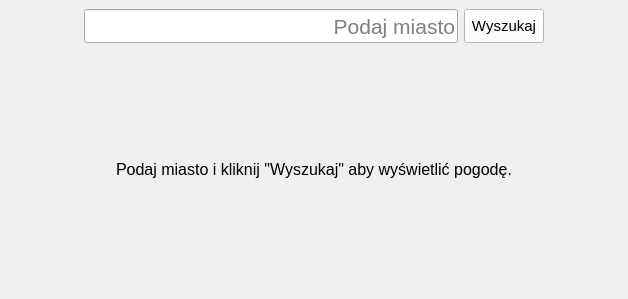
<?xml version="1.0" encoding="UTF-8"?>
<ui version="4.0">
 <class>MainWindow</class>
 <widget class="QMainWindow" name="MainWindow">
  <property name="geometry">
   <rect>
    <x>0</x>
    <y>0</y>
    <width>628</width>
    <height>299</height>
   </rect>
  </property>
  <property name="sizePolicy">
   <sizepolicy hsizetype="Expanding" vsizetype="Expanding">
    <horstretch>0</horstretch>
    <verstretch>0</verstretch>
   </sizepolicy>
  </property>
  <property name="minimumSize">
   <size>
    <width>0</width>
    <height>0</height>
   </size>
  </property>
  <property name="maximumSize">
   <size>
    <width>10000000</width>
    <height>10000000</height>
   </size>
  </property>
  <property name="windowTitle">
   <string>MainWindow</string>
  </property>
  <widget class="QWidget" name="centralwidget">
   <property name="sizePolicy">
    <sizepolicy hsizetype="Expanding" vsizetype="Expanding">
     <horstretch>1</horstretch>
     <verstretch>1</verstretch>
    </sizepolicy>
   </property>
   <property name="minimumSize">
    <size>
     <width>0</width>
     <height>0</height>
    </size>
   </property>
   <property name="maximumSize">
    <size>
     <width>10000000</width>
     <height>10000000</height>
    </size>
   </property>
   <layout class="QVBoxLayout" name="verticalLayout" stretch="1,7">
    <item>
     <layout class="QHBoxLayout" name="searchingLayout" stretch="1,5,1,1">
      <item>
       <spacer name="horizontalSpacer">
        <property name="orientation">
         <enum>Qt::Horizontal</enum>
        </property>
        <property name="sizeHint" stdset="0">
         <size>
          <width>40</width>
          <height>20</height>
         </size>
        </property>
       </spacer>
      </item>
      <item>
       <widget class="QLineEdit" name="lineEdit">
        <property name="sizePolicy">
         <sizepolicy hsizetype="Expanding" vsizetype="Expanding">
          <horstretch>0</horstretch>
          <verstretch>0</verstretch>
         </sizepolicy>
        </property>
        <property name="font">
         <font>
          <pointsize>16</pointsize>
         </font>
        </property>
        <property name="alignment">
         <set>Qt::AlignRight|Qt::AlignTrailing|Qt::AlignVCenter</set>
        </property>
        <property name="placeholderText">
         <string>Podaj miasto</string>
        </property>
       </widget>
      </item>
      <item>
       <widget class="QPushButton" name="pushButton">
        <property name="sizePolicy">
         <sizepolicy hsizetype="Expanding" vsizetype="Expanding">
          <horstretch>0</horstretch>
          <verstretch>0</verstretch>
         </sizepolicy>
        </property>
        <property name="font">
         <font>
          <pointsize>11</pointsize>
         </font>
        </property>
        <property name="styleSheet">
         <string notr="true">background: rgb(255, 255, 255)</string>
        </property>
        <property name="text">
         <string>Wyszukaj</string>
        </property>
       </widget>
      </item>
      <item>
       <spacer name="horizontalSpacer_2">
        <property name="orientation">
         <enum>Qt::Horizontal</enum>
        </property>
        <property name="sizeHint" stdset="0">
         <size>
          <width>40</width>
          <height>20</height>
         </size>
        </property>
       </spacer>
      </item>
     </layout>
    </item>
    <item>
     <layout class="QGridLayout" name="contentLayout">
      <item row="0" column="0">
       <widget class="QLabel" name="label">
        <property name="font">
         <font>
          <pointsize>12</pointsize>
         </font>
        </property>
        <property name="text">
         <string>Podaj miasto i kliknij &quot;Wyszukaj&quot; aby wyświetlić pogodę.</string>
        </property>
        <property name="alignment">
         <set>Qt::AlignCenter</set>
        </property>
       </widget>
      </item>
     </layout>
    </item>
   </layout>
  </widget>
 </widget>
 <resources/>
 <connections/>
</ui>
